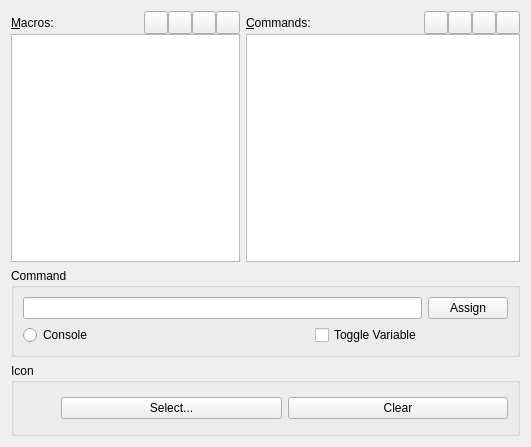
<?xml version="1.0" encoding="UTF-8"?>
<ui version="4.0">
 <class>ToolsConfigPage</class>
 <widget class="QWidget" name="ToolsConfigPage">
  <property name="geometry">
   <rect>
    <x>0</x>
    <y>0</y>
    <width>531</width>
    <height>447</height>
   </rect>
  </property>
  <property name="windowTitle">
   <string>Tools</string>
  </property>
  <layout class="QVBoxLayout" name="verticalLayout_3">
   <item>
    <layout class="QHBoxLayout" name="horizontalLayout_5" stretch="5,6">
     <item>
      <layout class="QVBoxLayout" name="verticalLayout_2">
       <property name="spacing">
        <number>0</number>
       </property>
       <item>
        <widget class="QWidget" name="widget" native="true">
         <layout class="QHBoxLayout" name="horizontalLayout_3">
          <property name="spacing">
           <number>0</number>
          </property>
          <property name="leftMargin">
           <number>0</number>
          </property>
          <property name="topMargin">
           <number>0</number>
          </property>
          <property name="rightMargin">
           <number>0</number>
          </property>
          <property name="bottomMargin">
           <number>0</number>
          </property>
          <item>
           <widget class="QLabel" name="label">
            <property name="text">
             <string>&amp;Macros:</string>
            </property>
            <property name="buddy">
             <cstring>m_macroList</cstring>
            </property>
           </widget>
          </item>
          <item>
           <widget class="QToolButton" name="m_buttonMacroNew">
            <property name="icon">
             <iconset>
              <normaloff>:/Gallery/Add.svg</normaloff>:/Gallery/Add.svg</iconset>
            </property>
           </widget>
          </item>
          <item>
           <widget class="QToolButton" name="m_buttonMacroDelete">
            <property name="icon">
             <iconset>
              <normaloff>:/Gallery/Delete.svg</normaloff>:/Gallery/Delete.svg</iconset>
            </property>
           </widget>
          </item>
          <item>
           <widget class="QToolButton" name="m_buttonMacroUp">
            <property name="icon">
             <iconset>
              <normaloff>:/Gallery/Goto-next-level.svg</normaloff>:/Gallery/Goto-next-level.svg</iconset>
            </property>
           </widget>
          </item>
          <item>
           <widget class="QToolButton" name="m_buttonMacroDown">
            <property name="icon">
             <iconset>
              <normaloff>:/Gallery/Goto-previous-level.svg</normaloff>:/Gallery/Goto-previous-level.svg</iconset>
            </property>
           </widget>
          </item>
         </layout>
        </widget>
       </item>
       <item>
        <widget class="QTreeView" name="m_macroList">
         <property name="rootIsDecorated">
          <bool>false</bool>
         </property>
         <attribute name="headerVisible">
          <bool>false</bool>
         </attribute>
        </widget>
       </item>
      </layout>
     </item>
     <item>
      <layout class="QVBoxLayout" name="verticalLayout">
       <property name="spacing">
        <number>0</number>
       </property>
       <item>
        <widget class="QWidget" name="widget_2" native="true">
         <layout class="QHBoxLayout" name="horizontalLayout_4">
          <property name="spacing">
           <number>0</number>
          </property>
          <property name="leftMargin">
           <number>0</number>
          </property>
          <property name="topMargin">
           <number>0</number>
          </property>
          <property name="rightMargin">
           <number>0</number>
          </property>
          <property name="bottomMargin">
           <number>0</number>
          </property>
          <item>
           <widget class="QLabel" name="label_2">
            <property name="text">
             <string>&amp;Commands:</string>
            </property>
            <property name="buddy">
             <cstring>m_commandList</cstring>
            </property>
           </widget>
          </item>
          <item>
           <widget class="QToolButton" name="m_buttonCommandNew">
            <property name="icon">
             <iconset>
              <normaloff>:/Gallery/Add.svg</normaloff>:/Gallery/Add.svg</iconset>
            </property>
           </widget>
          </item>
          <item>
           <widget class="QToolButton" name="m_buttonCommandDelete">
            <property name="icon">
             <iconset>
              <normaloff>:/Gallery/Delete.svg</normaloff>:/Gallery/Delete.svg</iconset>
            </property>
           </widget>
          </item>
          <item>
           <widget class="QToolButton" name="m_buttonCommandUp">
            <property name="icon">
             <iconset>
              <normaloff>:/Gallery/Goto-next-level.svg</normaloff>:/Gallery/Goto-next-level.svg</iconset>
            </property>
           </widget>
          </item>
          <item>
           <widget class="QToolButton" name="m_buttonCommandDown">
            <property name="icon">
             <iconset>
              <normaloff>:/Gallery/Goto-previous-level.svg</normaloff>:/Gallery/Goto-previous-level.svg</iconset>
            </property>
           </widget>
          </item>
         </layout>
        </widget>
       </item>
       <item>
        <widget class="QTreeView" name="m_commandList">
         <property name="rootIsDecorated">
          <bool>false</bool>
         </property>
         <attribute name="headerVisible">
          <bool>false</bool>
         </attribute>
        </widget>
       </item>
      </layout>
     </item>
    </layout>
   </item>
   <item>
    <widget class="QGroupBox" name="groupBox">
     <property name="title">
      <string>Command</string>
     </property>
     <layout class="QGridLayout" name="gridLayout">
      <item row="0" column="0" colspan="4">
       <widget class="QLineEdit" name="m_macroCmd">
        <property name="alignment">
         <set>Qt::AlignLeading|Qt::AlignLeft|Qt::AlignVCenter</set>
        </property>
       </widget>
      </item>
      <item row="1" column="0">
       <widget class="QRadioButton" name="m_console">
        <property name="text">
         <string>Console</string>
        </property>
       </widget>
      </item>
      <item row="1" column="3">
       <widget class="QCheckBox" name="m_toggleVar">
        <property name="text">
         <string>Toggle Variable</string>
        </property>
       </widget>
      </item>
      <item row="0" column="4">
       <widget class="QPushButton" name="m_assignCommand">
        <property name="text">
         <string>Assign</string>
        </property>
       </widget>
      </item>
      <item row="1" column="2">
       <spacer name="horizontalSpacer">
        <property name="orientation">
         <enum>Qt::Horizontal</enum>
        </property>
        <property name="sizeHint" stdset="0">
         <size>
          <width>40</width>
          <height>20</height>
         </size>
        </property>
       </spacer>
      </item>
     </layout>
    </widget>
   </item>
   <item>
    <layout class="QHBoxLayout" name="horizontalLayout_6" stretch="7">
     <item>
      <widget class="QGroupBox" name="groupBox_3">
       <property name="title">
        <string>Icon</string>
       </property>
       <layout class="QHBoxLayout" name="horizontalLayout">
        <item>
         <widget class="QLabel" name="m_macroIcon">
          <property name="minimumSize">
           <size>
            <width>32</width>
            <height>32</height>
           </size>
          </property>
          <property name="maximumSize">
           <size>
            <width>32</width>
            <height>32</height>
           </size>
          </property>
          <property name="wordWrap">
           <bool>true</bool>
          </property>
         </widget>
        </item>
        <item>
         <widget class="QPushButton" name="m_selectIcon">
          <property name="text">
           <string>Select...</string>
          </property>
         </widget>
        </item>
        <item>
         <widget class="QPushButton" name="m_clearIcon">
          <property name="text">
           <string>Clear</string>
          </property>
         </widget>
        </item>
       </layout>
      </widget>
     </item>
    </layout>
   </item>
  </layout>
 </widget>
 <resources>
  <include location="../../Framework/AzQtComponents/AzQtComponents/Components/resources.qrc"/>
 </resources>
 <connections/>
</ui>
